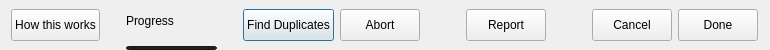
    <widget class="QFrame" name="lowerBtnFrame">
     <property name="maximumSize">
      <size>
       <width>16777215</width>
       <height>50</height>
      </size>
     </property>
     <property name="frameShape">
      <enum>QFrame::NoFrame</enum>
     </property>
     <property name="frameShadow">
      <enum>QFrame::Raised</enum>
     </property>
     <layout class="QHBoxLayout" name="horizontalLayout_2">
      <property name="topMargin">
       <number>0</number>
      </property>
      <property name="rightMargin">
       <number>12</number>
      </property>
      <property name="bottomMargin">
       <number>0</number>
      </property>
      <item>
       <widget class="QPushButton" name="helpBtn">
        <property name="sizePolicy">
         <sizepolicy hsizetype="Minimum" vsizetype="Minimum">
          <horstretch>0</horstretch>
          <verstretch>0</verstretch>
         </sizepolicy>
        </property>
        <property name="minimumSize">
         <size>
          <width>0</width>
          <height>32</height>
         </size>
        </property>
        <property name="maximumSize">
         <size>
          <width>16777215</width>
          <height>32</height>
         </size>
        </property>
        <property name="toolTip">
         <string>How this works</string>
        </property>
        <property name="text">
         <string>How this works</string>
        </property>
        <property name="autoDefault">
         <bool>false</bool>
        </property>
       </widget>
      </item>
      <item>
       <spacer name="horizontalSpacer_8">
        <property name="orientation">
         <enum>Qt::Horizontal</enum>
        </property>
        <property name="sizeType">
         <enum>QSizePolicy::Preferred</enum>
        </property>
        <property name="sizeHint" stdset="0">
         <size>
          <width>20</width>
          <height>20</height>
         </size>
        </property>
       </spacer>
      </item>
      <item>
       <widget class="QFrame" name="frame_8">
        <property name="minimumSize">
         <size>
          <width>30</width>
          <height>0</height>
         </size>
        </property>
        <property name="frameShape">
         <enum>QFrame::NoFrame</enum>
        </property>
        <property name="frameShadow">
         <enum>QFrame::Raised</enum>
        </property>
        <layout class="QVBoxLayout" name="verticalLayout_19">
         <property name="spacing">
          <number>5</number>
         </property>
         <property name="leftMargin">
          <number>0</number>
         </property>
         <property name="topMargin">
          <number>0</number>
         </property>
         <property name="rightMargin">
          <number>0</number>
         </property>
         <property name="bottomMargin">
          <number>0</number>
         </property>
         <item>
          <widget class="QLabel" name="progressLbl">
           <property name="minimumSize">
            <size>
             <width>0</width>
             <height>20</height>
            </size>
           </property>
           <property name="text">
            <string>Progress</string>
           </property>
          </widget>
         </item>
         <item>
          <widget class="QProgressBar" name="progressBar">
           <property name="minimumSize">
            <size>
             <width>0</width>
             <height>4</height>
            </size>
           </property>
           <property name="maximumSize">
            <size>
             <width>16777215</width>
             <height>4</height>
            </size>
           </property>
           <property name="autoFillBackground">
            <bool>false</bool>
           </property>
           <property name="styleSheet">
            <string notr="true">background-color: rgb(33, 33, 33);</string>
           </property>
           <property name="value">
            <number>0</number>
           </property>
           <property name="textVisible">
            <bool>false</bool>
           </property>
          </widget>
         </item>
        </layout>
       </widget>
      </item>
      <item>
       <spacer name="horizontalSpacer_3">
        <property name="orientation">
         <enum>Qt::Horizontal</enum>
        </property>
        <property name="sizeType">
         <enum>QSizePolicy::Preferred</enum>
        </property>
        <property name="sizeHint" stdset="0">
         <size>
          <width>20</width>
          <height>20</height>
         </size>
        </property>
       </spacer>
      </item>
      <item>
       <widget class="QPushButton" name="compareBtn">
        <property name="sizePolicy">
         <sizepolicy hsizetype="Minimum" vsizetype="Minimum">
          <horstretch>0</horstretch>
          <verstretch>0</verstretch>
         </sizepolicy>
        </property>
        <property name="minimumSize">
         <size>
          <width>0</width>
          <height>32</height>
         </size>
        </property>
        <property name="maximumSize">
         <size>
          <width>16777215</width>
          <height>32</height>
         </size>
        </property>
        <property name="text">
         <string>Find Duplicates</string>
        </property>
        <property name="default">
         <bool>true</bool>
        </property>
       </widget>
      </item>
      <item>
       <widget class="QPushButton" name="abortBtn">
        <property name="sizePolicy">
         <sizepolicy hsizetype="Minimum" vsizetype="Minimum">
          <horstretch>0</horstretch>
          <verstretch>0</verstretch>
         </sizepolicy>
        </property>
        <property name="minimumSize">
         <size>
          <width>0</width>
          <height>32</height>
         </size>
        </property>
        <property name="maximumSize">
         <size>
          <width>16777215</width>
          <height>32</height>
         </size>
        </property>
        <property name="text">
         <string>Abort</string>
        </property>
        <property name="autoDefault">
         <bool>false</bool>
        </property>
       </widget>
      </item>
      <item>
       <spacer name="horizontalSpacer">
        <property name="orientation">
         <enum>Qt::Horizontal</enum>
        </property>
        <property name="sizeType">
         <enum>QSizePolicy::Preferred</enum>
        </property>
        <property name="sizeHint" stdset="0">
         <size>
          <width>40</width>
          <height>20</height>
         </size>
        </property>
       </spacer>
      </item>
      <item>
       <widget class="QPushButton" name="reportBtn">
        <property name="sizePolicy">
         <sizepolicy hsizetype="Minimum" vsizetype="Minimum">
          <horstretch>0</horstretch>
          <verstretch>0</verstretch>
         </sizepolicy>
        </property>
        <property name="minimumSize">
         <size>
          <width>0</width>
          <height>32</height>
         </size>
        </property>
        <property name="maximumSize">
         <size>
          <width>16777215</width>
          <height>32</height>
         </size>
        </property>
        <property name="toolTip">
         <string>List all matches.  alt/option to list non-matches as well.</string>
        </property>
        <property name="text">
         <string>Report</string>
        </property>
        <property name="autoDefault">
         <bool>false</bool>
        </property>
       </widget>
      </item>
      <item>
       <spacer name="horizontalSpacer_2">
        <property name="orientation">
         <enum>Qt::Horizontal</enum>
        </property>
        <property name="sizeType">
         <enum>QSizePolicy::Preferred</enum>
        </property>
        <property name="sizeHint" stdset="0">
         <size>
          <width>40</width>
          <height>20</height>
         </size>
        </property>
       </spacer>
      </item>
      <item>
       <widget class="QPushButton" name="cancelBtn">
        <property name="sizePolicy">
         <sizepolicy hsizetype="Minimum" vsizetype="Minimum">
          <horstretch>0</horstretch>
          <verstretch>0</verstretch>
         </sizepolicy>
        </property>
        <property name="minimumSize">
         <size>
          <width>0</width>
          <height>32</height>
         </size>
        </property>
        <property name="maximumSize">
         <size>
          <width>16777215</width>
          <height>32</height>
         </size>
        </property>
        <property name="text">
         <string>Cancel</string>
        </property>
        <property name="autoDefault">
         <bool>false</bool>
        </property>
       </widget>
      </item>
      <item>
       <widget class="QPushButton" name="updateDupsAndQuitBtn">
        <property name="sizePolicy">
         <sizepolicy hsizetype="Minimum" vsizetype="Minimum">
          <horstretch>0</horstretch>
          <verstretch>0</verstretch>
         </sizepolicy>
        </property>
        <property name="minimumSize">
         <size>
          <width>0</width>
          <height>32</height>
         </size>
        </property>
        <property name="maximumSize">
         <size>
          <width>16777215</width>
          <height>32</height>
         </size>
        </property>
        <property name="toolTip">
         <string>All checked items in the candidate images table will be set in the Winnow filters under &quot;Duplicates found&quot;.</string>
        </property>
        <property name="text">
         <string>Done</string>
        </property>
        <property name="autoDefault">
         <bool>false</bool>
        </property>
       </widget>
      </item>
     </layout>
    </widget>
